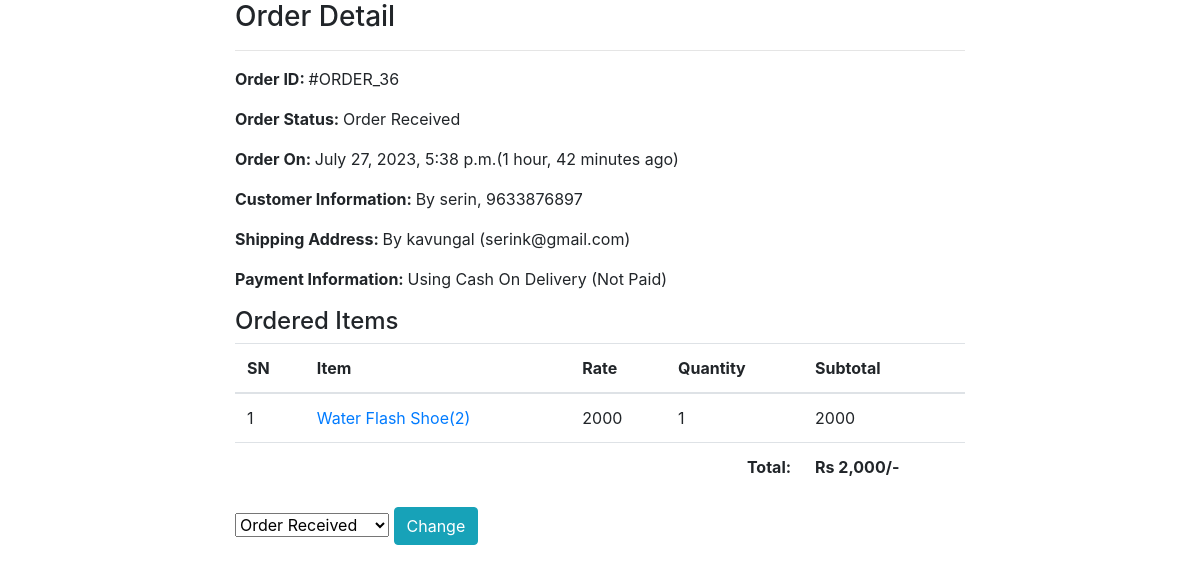
/adm/admin-order/36/, run on the app's committed database.
### ecomapp/models.py (models this page shows, shortened)
class Order(models.Model):
    cart = models.OneToOneField(Cart, on_delete=models.CASCADE)
    ordered_by = models.CharField(max_length=200)
    shipping_address = models.CharField(max_length=200)
    mobile = models.CharField(max_length=10)
    email = models.EmailField(null=True, blank=True)
    subtotal = models.PositiveIntegerField()
    discount = models.PositiveIntegerField()
    total = models.PositiveIntegerField()
    order_status = models.CharField(max_length=50, choices=ORDER_STATUS)
    created_at = models.DateTimeField(auto_now_add=True)
    payment_method = models.CharField(
        max_length=20, choices=METHOD, default="Cash On Delivery")
    payment_completed = models.BooleanField(
        default=False, null=True, blank=True)

class CartProduct(models.Model):
    cart = models.ForeignKey(Cart, on_delete=models.CASCADE)
    product = models.ForeignKey(Product, on_delete=models.CASCADE)
    rate = models.PositiveIntegerField()
    quantity = models.PositiveIntegerField()
    subtotal = models.PositiveIntegerField()

class Product(models.Model):
    title = models.CharField(max_length=200)
    slug = models.SlugField(unique=True)
    category = models.ForeignKey(Category, on_delete=models.CASCADE)
    image = models.ImageField(upload_to="products")
    selling_price = models.PositiveIntegerField()
    description = models.TextField()
    view_count = models.PositiveIntegerField(default=0)

### ecomapp/views.py (the view)
# urls.py: path("admin-order/<int:pk>/", AdminOrderDetailView.as_view(),
class AdminOrderDetailView( DetailView):
    template_name = "adminpages/adminorderdetail.html"
    model = Order
    context_object_name = "ord_obj"
    def get_context_data(self, **kwargs):
        context = super().get_context_data(**kwargs)
        context["allstatus"] = ORDER_STATUS
        return context

### templates/adminpages/adminorderdetail.html (shortened to what this page needs)
{% extends 'adminpages/adminbase.html' %}
{% load humanize %}
{% block content %}
<div class="container">
    <div class="row">
        <div class="col-md-8 mx-auto">
            <h3>Order Detail</h3>
            <hr>
            <p><span class="font-weight-bold">Order ID: </span> #ORDER_{{ord_obj.id}}</p>
            <p><span class="font-weight-bold">Order Status: </span> {{ord_obj.order_status}}</p>
            <p><span class="font-weight-bold">Order On: </span> {{ord_obj.created_at}}({{ord_obj.created_at|timesince}} ago)</p>
            <p><span class="font-weight-bold">Customer Information: </span> By {{ord_obj.ordered_by}}, {{ord_obj.mobile}}</p>
            <p><span class="font-weight-bold">Shipping Address: </span> By {{ord_obj.shipping_address}} ({{ord_obj.email}})</p>
            <p><span class="font-weight-bold">Payment Information: </span>  Using {{ord_obj.payment_method}} ({% if ord_obj.payment_completed %}Payment Completed{% else %}Not Paid{% endif %})</p>
            <h4>Ordered Items</h4>
            <table class="table">
                <thead>
                    <tr>
                        <th>SN</th>
                        <th>Item</th>
                        <th>Rate</th>
                        <th>Quantity</th>
                        <th>Subtotal</th>
                    </tr>
                </thead>
                <tbody>
                    {% for cp in ord_obj.cart.cartproduct_set.all %}
                    <tr>
                        <td>{{forloop.counter}}</td>
                        <td><a target="_blank"
                                href="{% url 'ecomapp:productdetail' cp.product.slug %}">{{cp.product.title}}({{cp.product.id}})</a>
                        </td>
                        <td>{{cp.rate}}</td>
                        <td>{{cp.quantity}}</td>
                        <td>{{cp.subtotal}}</td>
                    </tr>
                    {% endfor %}
                    <tr>
                        <th colspan="4" class="text-right">Total: </th>
                        <th>Rs {{ord_obj.total|intcomma}}/-</th>
                    </tr>
                </tbody>
            </table>
            <form action="{% url 'ecomapp:adminorderstatuschange' ord_obj.id %}" method="POST">
                <select name="status">
                    {% for i, j in allstatus %}
                    <option value="{{i}}" {% if i == ord_obj.order_status %}selected{% endif %}>{{j}}</option>
                    {% endfor %}
                </select>
                <button class="btn btn-info">Change</button>
            </form>
        </div>
    </div>
</div>
{% endblock %}

### data on the page
Order: id "36", order_status "Order Received", created_at "July 27, 2023, 5:38 p.m.", created_at "1 hour, 42 minutes", ordered_by "serin", mobile "9633876897", shipping_address "kavungal", email "serink@gmail.com", payment_method "Cash On Delivery", total "2,000", status "Order Received"
CartProduct: product "Water Flash Shoe", product.id "2", rate "2000", quantity "1", subtotal "2000"
